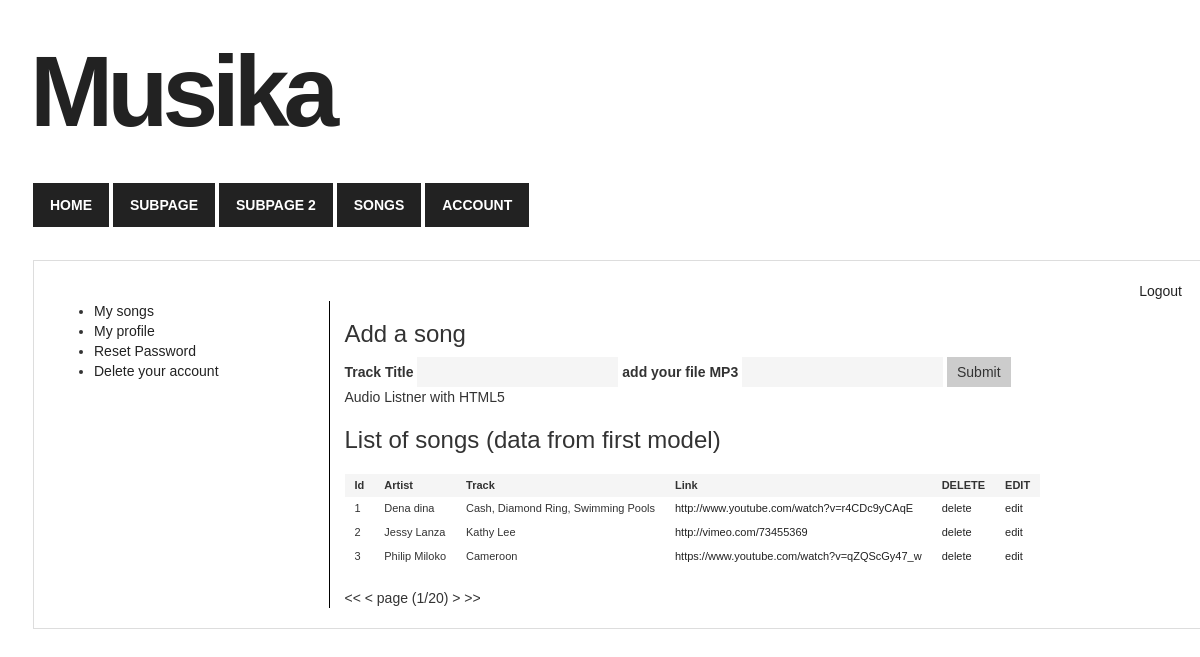
/users/ (signed in), run on the app's committed database.
### tables this page shows
CREATE TABLE IF NOT EXISTS `song` (
`id` int(11) NOT NULL,
  `artist` text NOT NULL,
  `track` text NOT NULL,
  `link` text
);

### application/controller/UsersController.php (called while the page is built, shortened)
<?php
class Users  extends Controller{
    public function index()
    {
        $songModel = new Song($this->db);
        $this->view->songs = $songModel->getAllSongs();
        $this->view->amount_of_songs = $songModel->getAmountOfSong();
        $this->view->title = "Profile";
        $this->view->render('index.php');
    }
}

### public/index.php (called while the page is built, shortened)
<?php
$app = new Application();

### application/core/model.php (called while the page is built, shortened)
<?php
class Model
{
    function __construct($db)
    {
        try {
            $this->db = $db;
        } catch (PDOException $e) {
            exit('Database connection could not be established.');
        }
    }
    public function getAll($table, $cols=null)
    {
        if(is_array($cols)){
            $strcols =  implode(",", $cols);
            $sql = "SELECT {$strcols} FROM {$table}";
        }elseif(!is_array($cols) && $cols!= null){
            $sql = "SELECT {$cols} FROM {$table}";
        }else{
            $sql = "SELECT  *  FROM {$table}";
        }
        $query = $this->db->prepare($sql);
        $query->execute();
        return $query->fetchAll();
    }
}

### application/model/Song.php (called while the page is built, shortened)
<?php
class Song extends model {
    public function getAllSongs(){
        $songs = $this->getAll('song', array('id', 'artist', 'track', 'link'));
        return $songs;
    }
}

### application/view/users/index.php (the view)
<div class="container">
    <div class="row">
        <div class="col-sm-12 text-right">
            <a href="<?php echo URL . 'users/logout' ?>">Logout</a>
        </div>
    </div>
    <div class="row">
        <div class="col-sm-3">
            <ul>
                <li class="active"><a href="<?php echo URL; ?>/users">My songs</a></li>
                <li class="active"><a href="<?php echo URL; ?>users/profile">My profile</a></li>
                <li class="active"><a href="<?php echo URL; ?>users/resetpassword">Reset Password</a></li>
                <li class="active"><a href="<?php echo URL; ?>users/deleteaccount">Delete your account</a></li>
            </ul>
        </div>
        <div class="col-sm-9" style="border-left: 1px solid #000;">
            <div class="row">
                <div class="col-sm-12">
                    <h3>Add a song</h3>
                    <form action="<?php echo URL; ?>users/addsong" method="POST">
                        <label>Track Title</label>
                        <input type="text" name="track" value="" required />
                        <label>add your file MP3</label>
                        <input type="text" name="link" value="" />
                        <input type="submit" name="submit_add_song" value="Submit" />
                    </form>
                </div>
            </div>
            <div class="row">
                <div class="col-sm-12">
                    <div>
                        Audio Listner with HTML5
                    </div>
                </div>
                <div class="col-sm-12">
                    <h3>List of songs (data from first model)</h3>
                    <table>
                        <thead style="background-color: #ddd; font-weight: bold;">
                        <tr>
                             <td>Id</td>
                            <td>Artist</td>
                            <td>Track</td>
                            <td>Link</td>
                            <td>DELETE</td>
                            <td>EDIT</td>
                        </tr>
                        </thead>
                        <tbody>
                        <?php foreach ($songs as $song) { ?>
                            <tr>
                                <td><?php if (isset($song->id)) echo htmlspecialchars($song->id, ENT_QUOTES, 'UTF-8'); ?></td>
                                <td><?php if (isset($song->artist)) echo htmlspecialchars($song->artist, ENT_QUOTES, 'UTF-8'); ?></td>
                                <td><?php if (isset($song->track)) echo htmlspecialchars($song->track, ENT_QUOTES, 'UTF-8'); ?></td>
                                <td>
                                    <?php if (isset($song->link)) { ?>
                                        <a href="<?php echo htmlspecialchars($song->link, ENT_QUOTES, 'UTF-8'); ?>"><?php echo htmlspecialchars($song->link, ENT_QUOTES, 'UTF-8'); ?></a>
                                    <?php } ?>
                                </td>
                                <td><a href="<?php echo URL . 'songs/deletesong/' . htmlspecialchars($song->id, ENT_QUOTES, 'UTF-8'); ?>">delete</a></td>
                                <td><a href="<?php echo URL . 'songs/editsong/' . htmlspecialchars($song->id, ENT_QUOTES, 'UTF-8'); ?>">edit</a></td>
                            </tr>
                        <?php } ?>
                        </tbody>
                    </table>
                    <br>
                   <<  < page (1/20) >  >>
                </div>
            </div>
        </div>
    </div>
</div>

### public/css/style.css (style rules this page uses)
body { font-family: Arial; font-size: 14px; }
.container { border: 1px solid #ddd; padding: 20px; margin: 33px; }
.container a { color: #222; }
.container table { font-size: 11px; margin-top: 20px; }
.container table thead td { background-color: #f5f5f5; padding: 4px 10px; }
.container table tbody td { padding: 4px 10px; }
.container input { background-color: #f5f5f5; border: 0; padding: 5px 10px; }
.container input[type="submit"] { background-color: #ccc; cursor: pointer; }

### data on the page
song: id "1", artist "Dena dina", track "Cash, Diamond Ring, Swimming Pools", link "http://www.youtube.com/watch?v=r4CDc9yCAqE"
song: id "2", artist "Jessy Lanza", track "Kathy Lee", link "http://vimeo.com/73455369"
song: id "3", artist "Philip Miloko", track "Cameroon", link "https://www.youtube.com/watch?v=qZQScGy47_w"
